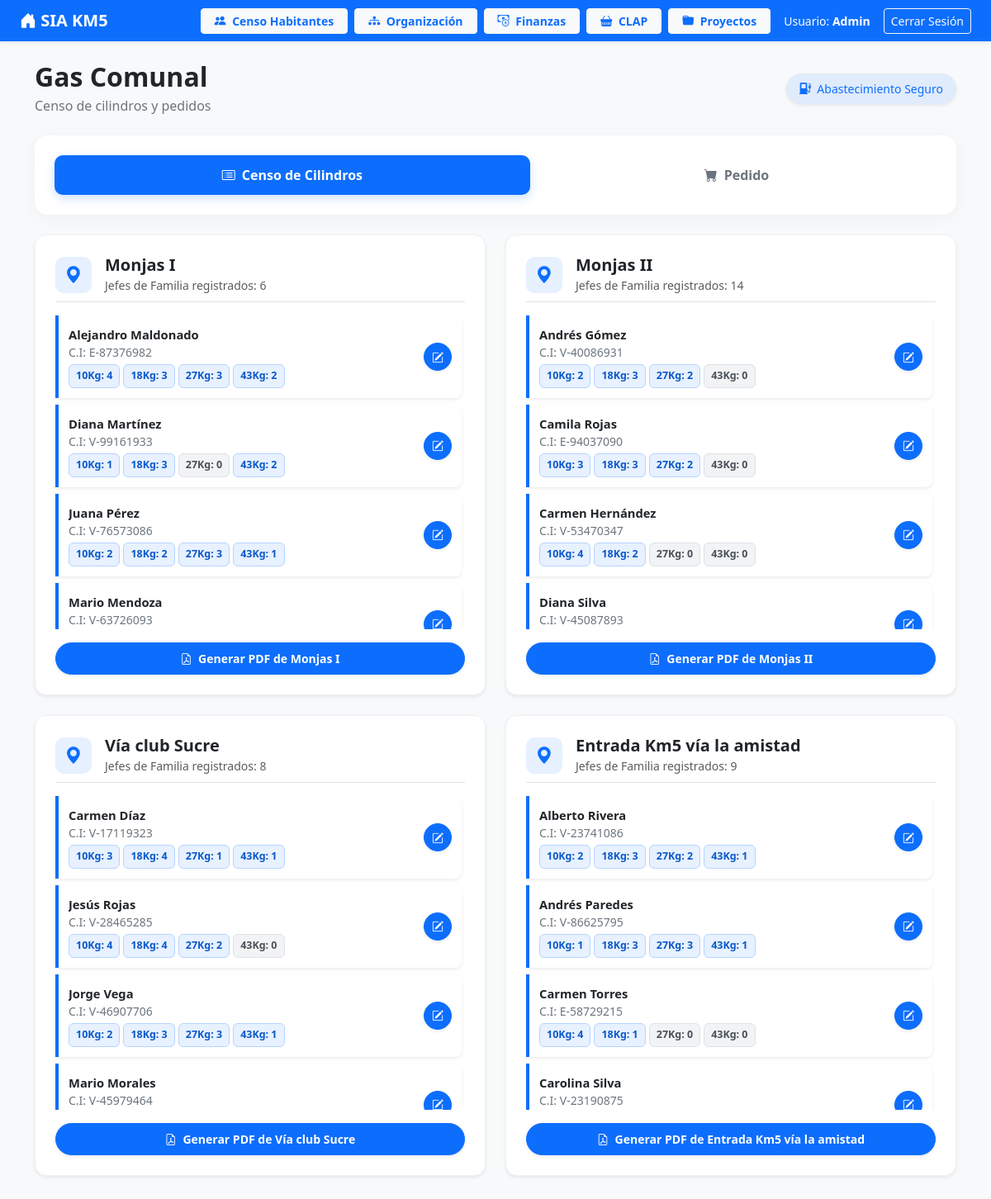
The page /habitantes/censo-bombonas/ (signed in) on the database its author committed.
### comunidad/models.py (models this page shows, shortened)
class Habitante(models.Model):
    PARENTESCO_CHOICES = [
        ('JEFE', 'Jefe de Familia'),
        ('ESPOSO', 'Esposo(a) / Conyugue'),
        ('HIJO', 'Hijo(a)'),
        ('PADRE', 'Padre / Madre'),
        ('HERMANO', 'Hermano(a)'),
        ('NIETO', 'Nieto(a)'),
        ('OTRO', 'Otro Familiar'),
    ]
    NACIONALIDAD_CHOICES = [
        ('V', 'Venezolano(a)'),
        ('E', 'Extranjero(a)'),
    ]
    GENERO_CHOICES = [
        ('M', 'Masculino (M)'),
        ('F', 'Femenino (F)'),
    ]
    CALLE_CHOICES = [
        ('Monjas I', 'Monjas I'),
        ('Monjas II', 'Monjas II'),
        ('Vía club Sucre', 'Vía club Sucre'),
        ('Entrada Km5 vía la amistad', 'Entrada Km5 vía la amistad'),
    ]
    nacionalidad = models.CharField(max_length=1, choices=NACIONALIDAD_CHOICES, default='V', verbose_name="Nacionalidad")
    cedula = models.CharField(max_length=15, unique=True, null=True, blank=True, verbose_name="Cédula de Identidad")
    nombres = models.CharField(max_length=100, verbose_name="Nombres")
    apellidos = models.CharField(max_length=100, verbose_name="Apellidos")
    fecha_nacimiento = models.DateField(verbose_name="Fecha de Nacimiento")
    fecha_ingreso = models.DateField(
        verbose_name="Radicado desde",
        null=False,
        blank=False
    )
    genero = models.CharField(max_length=1, choices=GENERO_CHOICES, verbose_name="Género")
    telefono = models.CharField(max_length=20, blank=True, null=True, verbose_name="Teléfono de Contacto")
    calle_sector = models.CharField(max_length=50, choices=CALLE_CHOICES, verbose_name="Calle / Sector")
    parentesco = models.CharField(max_length=20, choices=PARENTESCO_CHOICES, verbose_name="Parentesco con el Jefe de Familia")
    punto_referencia = models.TextField(blank=True, null=True, verbose_name="Punto de Referencia")
    discapacidad = models.CharField(max_length=100, blank=True, null=True, verbose_name="Discapacidad")
    jefe_familia = models.ForeignKey('self', on_delete=models.SET_NULL, blank=True, null=True, related_name='familiares', verbose_name="Jefe de Familia Relacionado")
    vivo = models.BooleanField(default=True, verbose_name="¿Está vivo?")
    fecha_fallecimiento = models.DateField(null=True, blank=True, verbose_name="Fecha de Fallecimiento")
    hora_fallecimiento = models.CharField(max_length=50, null=True, blank=True, verbose_name="Hora de Fallecimiento")
    causa_fallecimiento = models.TextField(null=True, blank=True, verbose_name="Causa de Fallecimiento")
    class Meta:
        verbose_name = "Habitante"
        verbose_name_plural = "Habitantes"
    @property
    def cedula_formateada(self):
        if not self.cedula or self.cedula == 'None' or self.cedula.strip() == '':
            return "NO POSEE"
        return f"{self.nacionalidad}-{self.cedula}"

class CensoBombona(models.Model):
    jefe_familia = models.OneToOneField(
        Habitante,
        on_delete=models.CASCADE,
        limit_choices_to={'parentesco': 'JEFE'},
        related_name='censo_gas',
        verbose_name="Jefe de Familia"
    )
    bombonas_10kg = models.PositiveIntegerField(default=0, verbose_name="Bombonas 10 Kg")
    bombonas_18kg = models.PositiveIntegerField(default=0, verbose_name="Bombonas 18 Kg")
    bombonas_27kg = models.PositiveIntegerField(default=0, verbose_name="Bombonas 27 Kg")
    bombonas_43kg = models.PositiveIntegerField(default=0, verbose_name="Bombonas 43 Kg")
    fecha_registro = models.DateTimeField(auto_now=True)

### comunidad/views.py (the view)
# urls.py: path('censo-bombonas/', views.censo_bombonas, name='censo_bombonas'),
@login_required(login_url='login')
def censo_bombonas(request):
    from .models import JefeCalle
    calles_definidas = dict(Habitante.CALLE_CHOICES).keys()
    bloques_calles = []
    for nombre_calle in calles_definidas:
        jefe_calle_obj = JefeCalle.objects.select_related('habitante').filter(calle_nombre=nombre_calle).first()
        tiene_lider = f"{jefe_calle_obj.habitante.nombres} {jefe_calle_obj.habitante.apellidos}" if jefe_calle_obj else ""
        jefes = Habitante.objects.filter(calle_sector=nombre_calle, parentesco='JEFE').order_by('nombres')
        jefes_con_gas = []
        for j in jefes:
            registro_gas = getattr(j, 'censo_gas', None)
            jefes_con_gas.append({
                'jefe': j,
                'registro': registro_gas
            })
        bloques_calles.append({
            'nombre_calle': nombre_calle,
            'jefes_data': jefes_con_gas,
            'total_jefes': jefes.count(),
            'nombre_lider': tiene_lider
        })
    return render(request, 'comunidad/censo_bombonas.html', {
        'bloques_calles': bloques_calles
    })

### comunidad/templates/comunidad/censo_bombonas.html (shortened to what this page needs)
<!DOCTYPE html>
<html lang="es">
<head>
    <link href="https://cdn.jsdelivr.net/npm/bootstrap@5.3.0/dist/css/bootstrap.min.css" rel="stylesheet">
    <link rel="stylesheet" href="https://cdn.jsdelivr.net/npm/bootstrap-icons@1.11.1/font/bootstrap-icons.css">
</head>
<body class="bg-light">
    <nav class="navbar navbar-expand-lg navbar-dark bg-primary shadow-sm mb-4">
    <div class="container-fluid px-4">
        <span class="navbar-brand mb-0 h1 fw-bold"><i class="bi bi-house-door-fill"></i> SIA KM5</span>
        <div class="collapse navbar-collapse" id="navbarNav">
            <div class="d-flex align-items-center ms-auto flex-wrap gap-2">
                <a href="{% url 'lista_habitantes' %}" class="btn btn-light btn-sm fw-bold text-primary px-3">
                    <i class="bi bi-people-fill me-1"></i> Censo Habitantes
                </a>
                <a href="{% url 'organizacion' %}" class="btn btn-light btn-sm fw-bold text-primary px-3">
                    <i class="bi bi-diagram-3-fill me-1"></i> Organización
                </a>
                <a href="{% url 'panel_finanzas' %}" class="btn btn-light btn-sm fw-bold text-primary px-3">
                    <i class="bi bi-cash-coin me-1"></i> Finanzas
                </a>
                <a href="{% url 'gestion_clap' %}" class="btn btn-light btn-sm fw-bold text-primary px-3">
                    <i class="bi bi-basket-fill me-1"></i> CLAP
                </a>
                <a href="{% url 'lista_proyectos'%}" class="btn btn-light btn-sm fw-bold text-primary px-3">
                    <i class="bi bi-folder-fill me-1"></i> Proyectos
                </a>
                <span class="text-white ms-2 me-2 small d-none d-md-inline">Usuario: <strong>{{ user.username }}</strong></span>
                <a href="{% url 'logout' %}" class="btn btn-outline-light btn-sm">Cerrar Sesión</a>
            </div>
        </div>
    </div>
</nav>
    <div class="container mb-5">
        <div class="d-flex align-items-center justify-content-between mb-4 flex-wrap gap-2">
            <div>
                <h2 class="fw-bold text-dark mb-1">Gas Comunal</h2>
                <p class="text-secondary mb-0">Censo de cilindros y pedidos</p>
            </div>
            <div class="bg-primary bg-opacity-10 text-primary px-3 py-2 rounded-pill shadow-sm small fw-medium">
                <i class="bi bi-fuel-pump-fill me-1"></i> Abastecimiento Seguro
            </div>
        </div>
        <div class="row mb-4">
            <div class="col-12">
                <div class="card section-card">
                    <ul class="nav nav-pills d-flex gap-2" id="pills-tab" role="tablist">
                        <li class="nav-item flex-fill" role="presentation">
                            <button class="nav-link w-100 active" id="pills-censo-tab" data-bs-toggle="pill" data-bs-target="#pills-censo" type="button" role="tab" aria-controls="pills-censo" aria-selected="true">
                                <i class="bi bi-card-list me-2"></i>Censo de Cilindros
                            </button>
                        </li>
                        <li class="nav-item flex-fill" role="presentation">
                            <button class="nav-link w-100" id="pills-pedido-tab" data-bs-toggle="pill" data-bs-target="#pills-pedido" type="button" role="tab" aria-controls="pills-pedido" aria-selected="false">
                                <i class="bi bi-cart-fill me-2"></i>Pedido
                            </button>
                        </li>
                    </ul>
                </div>
            </div>
        </div>
        <div class="tab-content" id="pills-tabContent">
            <div class="tab-pane fade show active" id="pills-censo" role="tabpanel" aria-labelledby="pills-censo-tab">
                <div class="row row-cols-1 row-cols-xl-2 g-4">
                    {% for calle in bloques_calles %}
                    <div class="col">
                        <div class="calle-card p-4 shadow-sm h-100 d-flex flex-column">
                            <div class="d-flex align-items-center justify-content-between mb-3 pb-2 border-bottom">
                                <div class="d-flex align-items-center">
                                    <div class="icon-box bg-primary bg-opacity-10 text-primary me-3" style="width: 44px; height: 44px;">
                                        <i class="bi bi-geo-alt-fill"></i>
                                    </div>
                                    <div>
                                        <h5 class="fw-bold text-dark mb-0">{{ calle.nombre_calle }}</h5>
                                        <span class="text-muted small">Jefes de Familia registrados: {{ calle.total_jefes }}</span>
                                    </div>
                                </div>
                            </div>
                            <div class="flex-grow-1 overflow-auto mb-3" style="max-height: 380px; padding-right: 4px;">
                                {% if calle.jefes_data %}
                                    {% for item in calle.jefes_data %}
                                    <div class="jefe-gas-row {% if item.registro and item.registro.bombonas_10kg > 0 or item.registro.bombonas_18kg > 0 or item.registro.bombonas_27kg > 0 or item.registro.bombonas_43kg > 0 %}con-carga{% endif %} shadow-sm">
                                        <div class="overflow-hidden me-2">
                                            <strong class="text-dark text-capitalize d-block text-truncate" style="font-size: 0.92rem;">
                                                {{ item.jefe.nombres }} {{ item.jefe.apellidos }}
                                            </strong>
                                            <span class="text-secondary small d-block mb-1">C.I: {{ item.jefe.cedula_formateada }}</span>
                                            <div class="d-flex flex-wrap gap-1 mt-1">
                                                <span class="gas-badge {% if item.registro.bombonas_10kg > 0 %}active{% endif %}">
                                                    10Kg: <strong>{{ item.registro.bombonas_10kg|default:0 }}</strong>
                                                </span>
                                                <span class="gas-badge {% if item.registro.bombonas_18kg > 0 %}active{% endif %}">
                                                    18Kg: <strong>{{ item.registro.bombonas_18kg|default:0 }}</strong>
                                                </span>
                                                <span class="gas-badge {% if item.registro.bombonas_27kg > 0 %}active{% endif %}">
                                                    27Kg: <strong>{{ item.registro.bombonas_27kg|default:0 }}</strong>
                                                </span>
                                                <span class="gas-badge {% if item.registro.bombonas_43kg > 0 %}active{% endif %}">
                                                    43Kg: <strong>{{ item.registro.bombonas_43kg|default:0 }}</strong>
                                                </span>
                                            </div>
                                        </div>
                                        <div class="ps-2">
                                            <button type="button" class="btn btn-primary btn-sm rounded-circle d-flex align-items-center justify-content-center shadow-sm" style="width:34px; height:34px;"
                                                    onclick="abrirModalGas('{{ item.jefe.id }}', '{{ item.jefe.nombres|escapejs }} {{ item.jefe.apellidos|escapejs }}', '{{ item.registro.bombonas_10kg|default:0 }}', '{{ item.registro.bombonas_18kg|default:0 }}', '{{ item.registro.bombonas_27kg|default:0 }}', '{{ item.registro.bombonas_43kg|default:0 }}')"
                                                    title="Gestionar Cilindros">
                                                <i class="bi bi-pencil-square"></i>
                                            </button>
                                        </div>
                                    </div>
                                    {% endfor %}
                                {% else %}
                                    <div class="text-center text-muted py-4 small italic">
                                        <i class="bi bi-info-circle d-block fs-4 mb-1 text-secondary"></i>
                                        No existen Jefes de Familia registrados en esta calle.
                                    </div>
                                {% endif %}
                            </div>
                            <div class="mt-auto">
                                <a href="{% url 'exportar_censo_bombonas_pdf' %}?calle={{ calle.nombre_calle }}"
                                 class="btn btn-primary btn-sm w-100 py-2 fw-bold rounded-pill shadow-sm">
                              <i class="bi bi-file-earmark-pdf me-1"></i> Generar PDF de {{ calle.nombre_calle }}
                            </a>
                            </div>
                        </div>
                    </div>
                    {% endfor %}
                </div>
            </div>
        </div>
    </div>
</body>
</html>

### comunidad/templates/comunidad/censo_bombonas.html (style rules this page uses)
body { background-color: #f4f6f9; font-family: 'Segoe UI', sans-serif; }
.section-card { background: white; border: none; border-radius: 16px; box-shadow: 0 4px 20px rgba(0,0,0,0.04); padding: 24px; }
.nav-pills .nav-link { border-radius: 10px; padding: 12px 20px; font-weight: 600; color: #6c757d; transition: all 0.3s; }
.nav-pills .nav-link.active { background-color: #0d6efd; color: white; box-shadow: 0 4px 12px rgba(13, 110, 253, 0.2); }
.calle-card { border: 1px solid #eef2f7; border-radius: 14px; background: #ffffff; transition: all 0.3s ease; }
.icon-box { display: flex; align-items: center; justify-content: center; border-radius: 10px; font-size: 1.3rem; }
.jefe-gas-row { display: flex; align-items: center; justify-content: space-between; padding: 12px; border-left: 4px solid #dee2e6; background: #f8f9fa; border-radius: 0 8px 8px 0; margin-bottom: 8px; }
.jefe-gas-row.con-carga { border-left-color: #0d6efd; background: #ffffff; }
.gas-badge { font-size: 0.78rem; padding: 4px 8px; border-radius: 6px; font-weight: 600; background-color: #f1f3f5; color: #495057; border: 1px solid #dee2e6; }
.gas-badge.active { background-color: #e7f1ff; color: #0a58ca; border-color: #b6d4fe; }

### rows shown on the page
Habitante: jefe.nombres "Alejandro", jefe.apellidos "Maldonado", jefe.cedula_formateada "E-87376982", registro.bombonas_10kg "4", registro.bombonas_18kg "3", registro.bombonas_27kg "3", registro.bombonas_43kg "2"
Habitante: jefe.nombres "Diana", jefe.apellidos "Martínez", jefe.cedula_formateada "V-99161933", registro.bombonas_10kg "1", registro.bombonas_18kg "3", registro.bombonas_27kg "0", registro.bombonas_43kg "2"
Habitante: jefe.nombres "Juana", jefe.apellidos "Pérez", jefe.cedula_formateada "V-76573086", registro.bombonas_10kg "2", registro.bombonas_18kg "2", registro.bombonas_27kg "3", registro.bombonas_43kg "1"
Habitante: jefe.nombres "Mario", jefe.apellidos "Mendoza", jefe.cedula_formateada "V-63726093"
Habitante: jefe.nombres "Andrés", jefe.apellidos "Gómez", jefe.cedula_formateada "V-40086931", registro.bombonas_10kg "2", registro.bombonas_18kg "3", registro.bombonas_27kg "2", registro.bombonas_43kg "0"
Habitante: jefe.nombres "Camila", jefe.apellidos "Rojas", jefe.cedula_formateada "E-94037090", registro.bombonas_10kg "3", registro.bombonas_18kg "3", registro.bombonas_27kg "2", registro.bombonas_43kg "0"
Habitante: jefe.nombres "Carmen", jefe.apellidos "Hernández", jefe.cedula_formateada "V-53470347", registro.bombonas_10kg "4", registro.bombonas_18kg "2", registro.bombonas_27kg "0", registro.bombonas_43kg "0"
Habitante: jefe.nombres "Diana", jefe.apellidos "Silva", jefe.cedula_formateada "V-45087893"
Habitante: jefe.nombres "Carmen", jefe.apellidos "Díaz", jefe.cedula_formateada "V-17119323", registro.bombonas_10kg "3", registro.bombonas_18kg "4", registro.bombonas_27kg "1", registro.bombonas_43kg "1"
Habitante: jefe.nombres "Jesús", jefe.apellidos "Rojas", jefe.cedula_formateada "V-28465285", registro.bombonas_10kg "4", registro.bombonas_18kg "4", registro.bombonas_27kg "2", registro.bombonas_43kg "0"
Habitante: jefe.nombres "Jorge", jefe.apellidos "Vega", jefe.cedula_formateada "V-46907706", registro.bombonas_10kg "2", registro.bombonas_18kg "3", registro.bombonas_27kg "3", registro.bombonas_43kg "1"
Habitante: jefe.nombres "Mario", jefe.apellidos "Morales", jefe.cedula_formateada "V-45979464"
Habitante: jefe.nombres "Alberto", jefe.apellidos "Rivera", jefe.cedula_formateada "V-23741086", registro.bombonas_10kg "2", registro.bombonas_18kg "3", registro.bombonas_27kg "2", registro.bombonas_43kg "1"
Habitante: jefe.nombres "Andrés", jefe.apellidos "Paredes", jefe.cedula_formateada "V-86625795", registro.bombonas_10kg "1", registro.bombonas_18kg "3", registro.bombonas_27kg "3", registro.bombonas_43kg "1"
Habitante: jefe.nombres "Carmen", jefe.apellidos "Torres", jefe.cedula_formateada "E-58729215", registro.bombonas_10kg "4", registro.bombonas_18kg "1", registro.bombonas_27kg "0", registro.bombonas_43kg "0"
Habitante: jefe.nombres "Carolina", jefe.apellidos "Silva", jefe.cedula_formateada "V-23190875"

### other values the page prints
{{ user.username }} "Admin"
{{ calle.nombre_calle }} "Monjas I" "Monjas II" "Vía club Sucre" "Entrada Km5 vía la amistad"
{{ calle.total_jefes }} "6" "14" "8" "9"
